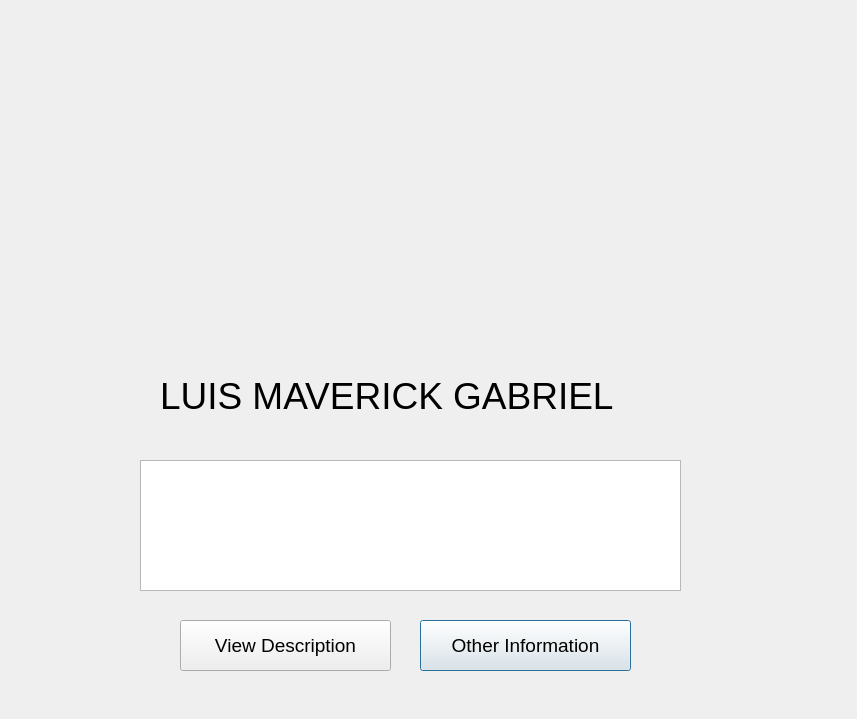
<?xml version="1.0" encoding="UTF-8"?>
<ui version="4.0">
 <class>Gabriel</class>
 <widget class="QDialog" name="Gabriel">
  <property name="geometry">
   <rect>
    <x>0</x>
    <y>0</y>
    <width>857</width>
    <height>719</height>
   </rect>
  </property>
  <property name="windowTitle">
   <string>Dialog</string>
  </property>
  <widget class="QPushButton" name="pushButton">
   <property name="geometry">
    <rect>
     <x>420</x>
     <y>620</y>
     <width>211</width>
     <height>51</height>
    </rect>
   </property>
   <property name="font">
    <font>
     <pointsize>14</pointsize>
    </font>
   </property>
   <property name="text">
    <string>Other Information</string>
   </property>
  </widget>
  <widget class="QLabel" name="label">
   <property name="geometry">
    <rect>
     <x>160</x>
     <y>370</y>
     <width>551</width>
     <height>51</height>
    </rect>
   </property>
   <property name="font">
    <font>
     <pointsize>28</pointsize>
    </font>
   </property>
   <property name="text">
    <string>LUIS MAVERICK GABRIEL</string>
   </property>
  </widget>
  <widget class="QLabel" name="label_3">
   <property name="geometry">
    <rect>
     <x>270</x>
     <y>10</y>
     <width>321</width>
     <height>301</height>
    </rect>
   </property>
   <property name="text">
    <string/>
   </property>
   <property name="pixmap">
    <pixmap>:/pics/PICTURES FOR GROUPWORK/332343800_688488226295910_2866560317758888520_n.png</pixmap>
   </property>
   <property name="scaledContents">
    <bool>true</bool>
   </property>
   <property name="wordWrap">
    <bool>false</bool>
   </property>
  </widget>
  <widget class="QTextEdit" name="textEditGabriel">
   <property name="geometry">
    <rect>
     <x>140</x>
     <y>460</y>
     <width>541</width>
     <height>131</height>
    </rect>
   </property>
  </widget>
  <widget class="QPushButton" name="pB_ViewDesc">
   <property name="geometry">
    <rect>
     <x>180</x>
     <y>620</y>
     <width>211</width>
     <height>51</height>
    </rect>
   </property>
   <property name="font">
    <font>
     <pointsize>14</pointsize>
    </font>
   </property>
   <property name="text">
    <string>View Description</string>
   </property>
  </widget>
 </widget>
 <resources/>
 <connections/>
</ui>
